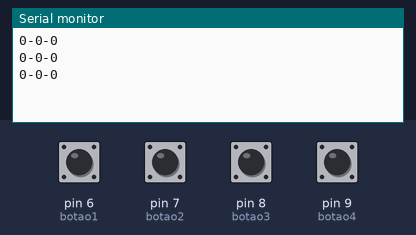
Bench run of a sketch on a simulated Arduino Uno, built with avr-gcc and run on an emulated ATmega328P. Parts: the last lines printed to the serial monitor. The test bench sets the inputs (shaded band); at power-on: pin 6 (botao1), pin 7 (botao2), pin 8 (botao3), pin 9 (botao4) LOW.

Above: at 2.8 s.
2.9 s: pin 7 (botao2) pulled HIGH for 1.2 s
At 5.5 s:
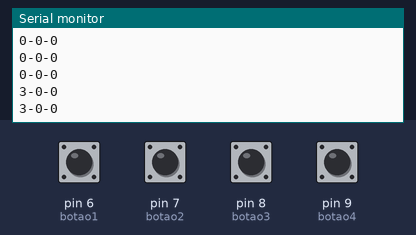
5.6 s: pin 8 (botao3) pulled HIGH for 1.2 s
At 8.2 s:
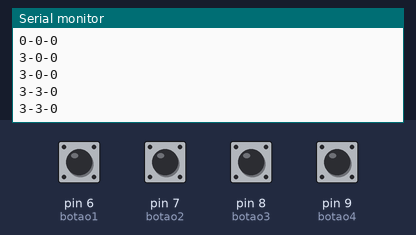
8.3 s: pin 9 (botao4) pulled HIGH for 1.2 s
At 10.9 s:
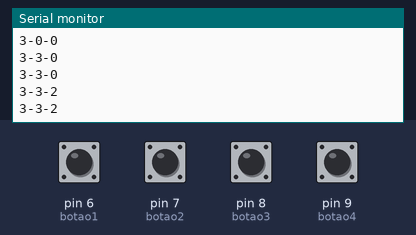
11.0 s: pin 7 (botao2) pulled HIGH for 1.2 s
At 13.6 s:
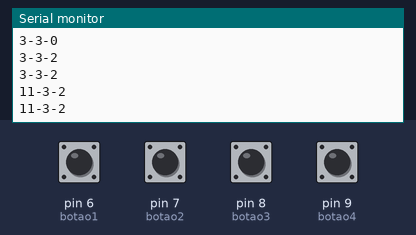
13.7 s: pin 8 (botao3) pulled HIGH for 1.2 s
At 15.2 s:
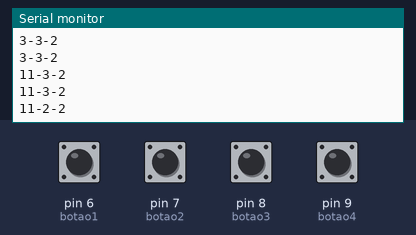
Timing chart, 0 to 16.7 s (numbered marks = the images above; inputs shaded):
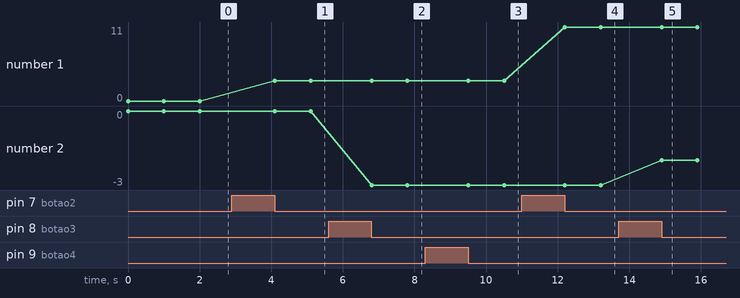

The sketch:

Desafio3.ino
```cpp
unsigned long tempo;
int botao1 = 6;
int botao2 = 7;
int botao3 = 8;
int botao4 = 9;
int delta1 = 0;
int delta2 = 0;
int delta3 = 0;
int valorbotao1 = 0;
int valorbotao2 = 0;
int valorbotao3 = 0;
int valorbotao4 = 0;
unsigned long t_botao1 = 0;
unsigned long t_botao2 = 0;
unsigned long t_botao3 = 0;
unsigned long t_botao4 = 0;

void setup() {
pinMode(botao1, INPUT);
pinMode(botao2, INPUT);
pinMode(botao3, INPUT);
pinMode(botao4, INPUT);
Serial.begin(9600);
}

void loop() {
  tempo = millis();

  valorbotao1 = digitalRead(botao1);
  if (valorbotao1 == 1){
    t_botao1 = millis();
    while (valorbotao1 == 1){
      valorbotao1 = digitalRead(botao1);
    }

  }

  valorbotao2 = digitalRead(botao2);
  if (valorbotao2 == 1){
    t_botao2 = millis();
    while (valorbotao2 == 1){
      valorbotao2 = digitalRead(botao2);
    }

    delta1 = t_botao2 - t_botao1;

  }

  valorbotao3 = digitalRead(botao3);
  if (valorbotao3 == 1){
    t_botao3 = millis();
    while (valorbotao3 == 1){
      valorbotao3 = digitalRead(botao3);
    }

    delta2 = t_botao3 - t_botao2;

  }

  valorbotao4 = digitalRead(botao4);
  if (valorbotao4 == 1){
    t_botao4 = millis();
    while (valorbotao4 == 1){
      valorbotao4 = digitalRead(botao4);
    }
    delta3 = t_botao4 - t_botao3;

  }

  Serial.println(String(delta1/1000) + "-" + String(delta2/1000) + "-" + String(delta3/1000));
  delay(1000);

}
```

Measured:
- after the input at 2.9 s, the serial monitor: prints a new line after 1.2 s (image 1)
- after the input at 5.6 s, the serial monitor: prints a new line after 1.2 s (image 2)
- after the input at 8.3 s, the serial monitor: prints a new line after 1.2 s (image 3)
- after the input at 11.0 s, the serial monitor: prints a new line after 1.2 s (image 4)
- after the input at 13.7 s, the serial monitor: prints a new line after 1.2 s (image 5)
- plotted number 1: 0 → 3 after the input at 2.9 s, 3 → 11 after the input at 11.0 s
- plotted number 2: 0 → -3 after the input at 5.6 s
